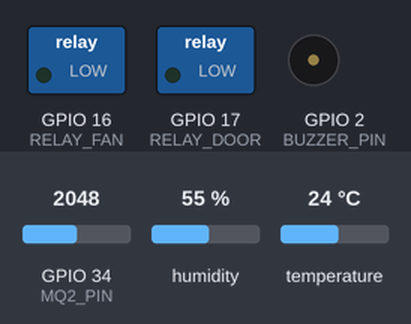
Recording of a sketch running on a simulated ESP32. Parts: switched loads named in the sketch (green lamp = pin HIGH), buzzer (waves = sounding, pin HIGH). The test bench sets the inputs (shaded band); at power-on: GPIO 34 (MQ2_PIN) = 2048, humidity 55 %, temperature 24 °C. WiFi joins after 1.5 s; servers stay silent unless stated; uploads are accepted with an empty reply; what the sketch prints to the serial monitor is not drawn.

Above: at 3.0 s.
3.1 s: GPIO 34 (MQ2_PIN) set to 329
At 7.0 s:
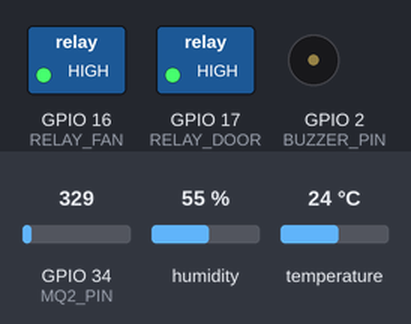
9.9 s: GPIO 34 (MQ2_PIN) set to 287
At 41.2 s:
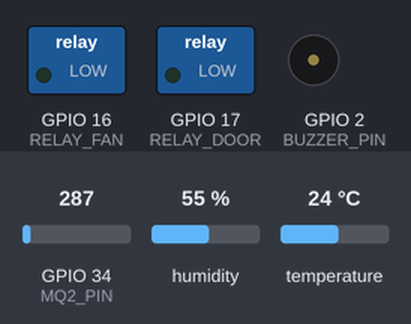
Timing chart, 0 to 41.5 s (numbered marks = the images above; inputs shaded):
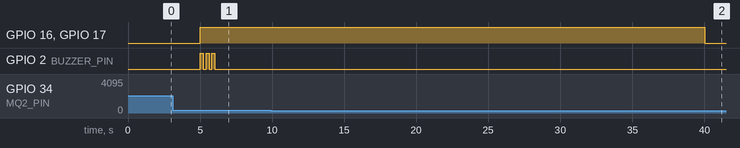

Measured:
- the behaviour switches between 300 and 299 on GPIO 34 (MQ2_PIN) (found by bisection; images 1 and 2)
- after the input at 9.9 s, GPIO 16 (RELAY_FAN), GPIO 17 (RELAY_DOOR): HIGH → LOW after 30.1 s
- by itself, GPIO 2 (BUZZER_PIN): alternates HIGH for 0.20 s and LOW for 0.20 s, 6 changes in all, then stays LOW

The sketch:

ESP32_FireAlert_System.ino
```cpp
#include <WiFi.h>
#include <HTTPClient.h>
#include "DHT.h"

// --------- Cấu hình cảm biến & chân ---------
#define DHTPIN 4            // DATA DHT11 -> GPIO4
#define DHTTYPE DHT11
DHT dht(DHTPIN, DHTTYPE);

#define MQ2_PIN 34          // Chân analog đọc MQ-2 (ADC1_6)
#define RELAY_FAN 16        // Relay điều khiển quạt
#define RELAY_DOOR 17       // Relay điều khiển cửa
#define BUZZER_PIN 2        // Buzzer (optional)

// --------- Cấu hình WiFi & Firebase --------
const char* ssid = "YOUR_WIFI_SSID";
const char* password = "YOUR_WIFI_PASSWORD";

// Firebase Realtime Database URL
const char* FIREBASE_HOST = "https://YOUR_FIREBASE_DB_URL";

// Nếu bạn sử dụng Database secret hoặc auth token, đặt vào đây, nếu không để "" (không an toàn cho production)
const char* FIREBASE_AUTH = ""; // ví dụ: "abcd1234:XYZ"

// --------- Hệ số & ngưỡng (có thể chỉnh) ---------
const int MQ2_SMOKE_THRESHOLD = 300;   // giá trị ADC (0-4095): > threshold => cảnh báo khói (tùy module MQ2, cần calibrate)
const float TEMP_FIRE_THRESHOLD = 55.0; // Nếu nhiệt độ > threshold (°C) có thể coi nguy cơ cháy cao
const unsigned long READ_INTERVAL = 5000; // đọc cảm biến & gửi dữ liệu mỗi 5s
const unsigned long FIRE_ACTION_MIN_DURATION = 30000; // hành động khi phát hiện cháy ít nhất 30s

// --------- Biến trạng thái ---------
unsigned long lastRead = 0;
bool alarmState = false;
unsigned long alarmStartMillis = 0;

// --------- Hàm tiện ích HTTP -> Firebase ---------
String firebasePathAuth(const char* path) {
  String url = String(FIREBASE_HOST) + String(path) + ".json";
  if (strlen(FIREBASE_AUTH) > 0) {
    url += "?auth=";
    url += FIREBASE_AUTH;
  }
  return url;
}

bool firebasePUT(const String &path, const String &json) {
  HTTPClient http;
  String url = firebasePathAuth(path.c_str());
  http.begin(url);
  http.addHeader("Content-Type", "application/json");
  int code = http.PUT(json);
  http.end();
  return (code >= 200 && code < 300);
}

bool firebasePOST(const String &path, const String &json) {
  HTTPClient http;
  String url = firebasePathAuth(path.c_str());
  http.begin(url);
  http.addHeader("Content-Type", "application/json");
  int code = http.POST(json);
  http.end();
  return (code >= 200 && code < 300);
}

// --------- Setup & Loop ---------
void setup() {
  Serial.begin(115200);
  delay(100);

  pinMode(MQ2_PIN, INPUT);
  pinMode(RELAY_FAN, OUTPUT);
  pinMode(RELAY_DOOR, OUTPUT);
  pinMode(BUZZER_PIN, OUTPUT);

  // Tắt relay/buzzer lúc khởi động
  digitalWrite(RELAY_FAN, LOW);
  digitalWrite(RELAY_DOOR, LOW);
  digitalWrite(BUZZER_PIN, LOW);

  dht.begin();

  Serial.println();
  Serial.printf("Connecting to WiFi '%s' ...\n", ssid);
  WiFi.begin(ssid, password);
  unsigned long start = millis();
  while (WiFi.status() != WL_CONNECTED) {
    delay(500);
    Serial.print(".");
    if (millis() - start > 20000) { // 20s timeout
      Serial.println("\nKhông thể kết nối WiFi trong 20s. Thử lại...");
      start = millis();
    }
  }
  Serial.println("\nWiFi connected!");
  Serial.print("IP address: ");
  Serial.println(WiFi.localIP());

  // Ghi trạng thái ban đầu lên Firebase
  sendStatusToFirebase("boot", "system_start");
}

void loop() {
  unsigned long now = millis();
  if (now - lastRead >= READ_INTERVAL) {
    lastRead = now;
    readAndProcessSensors();
  }

  // Nếu đang cảnh báo, đảm bảo giữ các hành động trong tối thiểu FIRE_ACTION_MIN_DURATION
  if (alarmState && (millis() - alarmStartMillis < FIRE_ACTION_MIN_DURATION)) {
    // vẫn giữ trạng thái hành động
    // (nhiệm vụ chính đã làm trong readAndProcessSensors)
  } else {
    // nothing extra for now
  }
}

// --------- Hàm đọc & xử lý cảm biến ---------
void readAndProcessSensors() {
  float humidity = dht.readHumidity();
  float temperature = dht.readTemperature(); // °C
  int mq2_raw = analogRead(MQ2_PIN); // 0-4095

  // Kiểm tra đọc DHT
  if (isnan(humidity) || isnan(temperature)) {
    Serial.println("Lỗi đọc DHT11!");
    return;
  }

  bool smokeDetected = (mq2_raw >= MQ2_SMOKE_THRESHOLD);
  bool tempHigh = (temperature >= TEMP_FIRE_THRESHOLD);
  bool newAlarm = smokeDetected || tempHigh;

  Serial.println("----- Sensor Read -----");
  Serial.printf("Temperature: %.1f C\n", temperature);
  Serial.printf("Humidity: %.1f %%\n", humidity);
  Serial.printf("MQ2 raw: %d %s\n", mq2_raw, smokeDetected ? "(SMOKE!)" : "");
  Serial.printf("Alarm? %s\n", newAlarm ? "YES" : "no");

  if (newAlarm && !alarmState) {
    // Bắt đầu cảnh báo
    alarmState = true;
    alarmStartMillis = millis();
    triggerAlarmActions(true);
    sendAlarmToFirebase(true, temperature, humidity, mq2_raw);
  } else if (!newAlarm && alarmState) {
    // Nếu hết điều kiện cảnh báo và đã qua thời gian tối thiểu thì tắt
    if (millis() - alarmStartMillis >= FIRE_ACTION_MIN_DURATION) {
      alarmState = false;
      triggerAlarmActions(false);
      sendAlarmToFirebase(false, temperature, humidity, mq2_raw);
    } else {
      // vẫn đang trong khoảng giữ trạng thái; gửi status vẫn báo động
      sendLogToFirebase(temperature, humidity, mq2_raw, true);
    }
  } else {
    // Trạng thái không thay đổi: gửi log thông thường
    sendLogToFirebase(temperature, humidity, mq2_raw, alarmState);
    // cập nhật status realtime
    sendStatusRealtime(temperature, humidity, mq2_raw, alarmState);
  }
}

// --------- Hành động khi cảnh báo (bật/quay quạt, mở cửa, còi) ---------
void triggerAlarmActions(bool on) {
  if (on) {
    digitalWrite(RELAY_FAN, HIGH);   // bật quạt
    digitalWrite(RELAY_DOOR, HIGH);  // mở cửa (tùy cơ cấu relay)
    // Buzzer nháy
    for (int i=0;i<3;i++){
      digitalWrite(BUZZER_PIN, HIGH);
      delay(200);
      digitalWrite(BUZZER_PIN, LOW);
      delay(200);
    }
    Serial.println(">>> ACTIONS: FAN ON, DOOR OPEN, BUZZER");
  } else {
    digitalWrite(RELAY_FAN, LOW);
    digitalWrite(RELAY_DOOR, LOW);
    digitalWrite(BUZZER_PIN, LOW);
    Serial.println(">>> ACTIONS: FAN OFF, DOOR CLOSED, BUZZER OFF");
  }
}

// --------- Gửi log (POST) ---------
void sendLogToFirebase(float t, float h, int mq2, bool alarm) {
  // Log object
  String payload = "{";
  payload += "\"temperature\":" + String(t,1) + ",";
  payload += "\"humidity\":" + String(h,1) + ",";
  payload += "\"mq2_raw\":" + String(mq2) + ",";
  payload += "\"alarm\":" + String(alarm ? "true" : "false") + ",";
  payload += "\"uptime_ms\":" + String(millis());
  payload += "}";

  bool ok = firebasePOST("/logs", payload);
  if (!ok) {
    Serial.println("Gửi log lên Firebase thất bại");
  } else {
    Serial.println("Đã gửi log lên Firebase");
  }
}

// --------- Gửi trạng thái realtime (PUT so that /status always current) ---------
void sendStatusRealtime(float t, float h, int mq2, bool alarm) {
  String payload = "{";
  payload += "\"temperature\":" + String(t,1) + ",";
  payload += "\"humidity\":" + String(h,1) + ",";
  payload += "\"mq2_raw\":" + String(mq2) + ",";
  payload += "\"alarm\":" + String(alarm ? "true" : "false") + ",";
  payload += "\"ip\":\"" + WiFi.localIP().toString() + "\"";
  payload += "}";

  bool ok = firebasePUT("/status", payload);
  if (!ok) {
    Serial.println("Ghi status realtime thất bại");
  } else {
    Serial.println("Đã update /status trên Firebase");
  }
}

// --------- Gửi event alarm (PUT vào /last_alarm hoặc cập nhật trường riêng) ---------
void sendAlarmToFirebase(bool alarmOn, float t, float h, int mq2) {
  String payload = "{";
  payload += "\"alarm\":" + String(alarmOn ? "true" : "false") + ",";
  payload += "\"temperature\":" + String(t,1) + ",";
  payload += "\"humidity\":" + String(h,1) + ",";
  payload += "\"mq2_raw\":" + String(mq2) + ",";
  payload += "\"timestamp_ms\":" + String(millis());
  payload += "}";
  bool ok = firebasePUT("/last_alarm", payload);
  if (!ok) {
    Serial.println("Ghi last_alarm lên Firebase thất bại");
  } else {
    Serial.println("Đã cập nhật last_alarm trên Firebase");
  }
}

void sendStatusToFirebase(const char* key, const char* value) {
  String payload = "{";
  payload += "\"" + String(key) + "\":\"" + String(value) + "\"";
  payload += "}";
  firebasePUT("/meta", payload);
}
```
